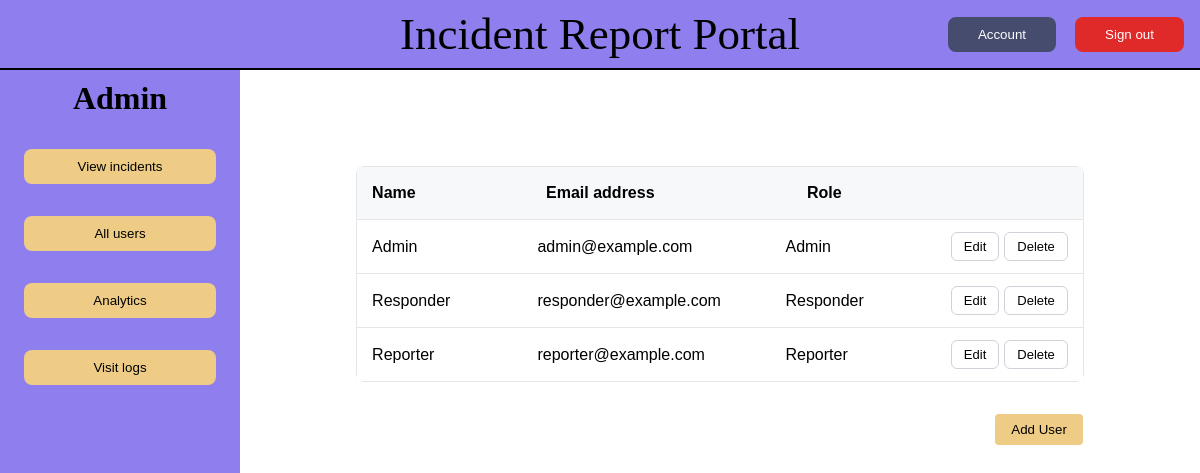
Page /pages/admin/allUsers.php (signed in) on the committed database.
### tables this page shows
CREATE TABLE user (
    user_id INT AUTO_INCREMENT PRIMARY KEY,
    role_id INT NOT NULL,
    first_name VARCHAR(50),
    last_name VARCHAR(50),
    username VARCHAR(50) UNIQUE NOT NULL,
    email VARCHAR(255) UNIQUE NOT NULL,
    password_hash VARCHAR(255) NOT NULL,
    created_at DATETIME DEFAULT CURRENT_TIMESTAMP,
    FOREIGN KEY (role_id) REFERENCES role(role_id)
);

CREATE TABLE role (
    role_id INT AUTO_INCREMENT PRIMARY KEY,
    role VARCHAR(50) NOT NULL
);

### pages/admin/allUsers.php (the view, shortened to what this page needs)
<?php
require_once "../../includes/db.php";
$sql = "
SELECT user.first_name, user.email, role.role
FROM user
JOIN role ON user.role_id = role.role_id
";
$content = '
<div class="all_users_wrapper">
  <section class="all_users" id="allUsers">
    <div class="all_users_header">
      <p>Name</p>
      <p>Email address</p>
      <p>Role</p>
    </div>
    <ul class="user-list">
';
$result = $mysqli->query($sql);
if ($result && $result->num_rows > 0) {
  while ($row = $result->fetch_assoc()) {
    $content .= "
      <li>
        <p>{$row['first_name']}</p>
        <p>{$row['email']}</p>
        <p>{$row['role']}</p>
        <div>
          <button>Edit</button>
          <button>Delete</button>
        </div>
      </li>
    ";
  }
}
$content .= '
    </ul>
  </section>
  <button class="add-user-button" onclick="window.location.href=\'add_user.php\'">Add User</button>
</div>
';
require "../../includes/layout.php";
?>

### css/main.css (style rules this page uses)
body { display: grid; grid-template-columns: 15rem auto; grid-template-rows: auto 1fr; height: 100vh; width: 100vw; margin: 0; }

### css/global.css (style rules this page uses)
:root { --primary-bg-color: #8f7fee; --primary-bg-hover-color: #7541ef; --primary-bt-color: #eecc85; --primary-bt-hover-color: #e6b863; --primary-bt-delete-color: #e02a2a; --primary-bt-delete-hover-color: #b32222; }

### css/all_users.css (style rules this page uses)
.all_users_wrapper { width: 90%; margin: 2rem auto; display: flex; flex-direction: column; overflow: hidden; }
.all_users { width: 90%; margin: 2rem auto; font-family: sans-serif; border: 1px solid #e3e5e8; border-radius: 8px; }
.all_users_header { display: grid; grid-template-columns: 2fr 3fr 2fr 1fr; font-weight: bold; background: #f7f8fa; padding: 1px 15px; border-bottom: 1px solid #e3e5e8; }
.user-list { list-style: none; padding: 0; margin: 0; max-height: 60vh; overflow-y: auto; }
.user-list li { display: grid; grid-template-columns: 2fr 3fr 2fr 1fr; align-items: center; padding: 12px 15px; border-bottom: 1px solid #e3e5e8; background: white; transition: background 0.12s; }
.user-list li:last-child { border-bottom: none; }
.user-list li p { margin: 0; }
.user-list li div { display: flex; justify-content: flex-end; gap: 5px; }
.user-list button { padding: 6px 12px; border: 1px solid #cfd2d8; background: white; border-radius: 6px; cursor: pointer; font-size: 13px; transition: background 0.15s; }
.add-user-button { align-self: flex-end; margin-right: 5%; padding: 8px 16px; border-radius: 4px; border-style: none; background-color: var(--primary-bt-color); transition: 0.1s; cursor: pointer; }

### rows in the picture
user: first_name "Admin", email "admin@example.com", role.role "Admin"
user: first_name "Responder", email "responder@example.com", role.role "Responder"
user: first_name "Reporter", email "reporter@example.com", role.role "Reporter"
